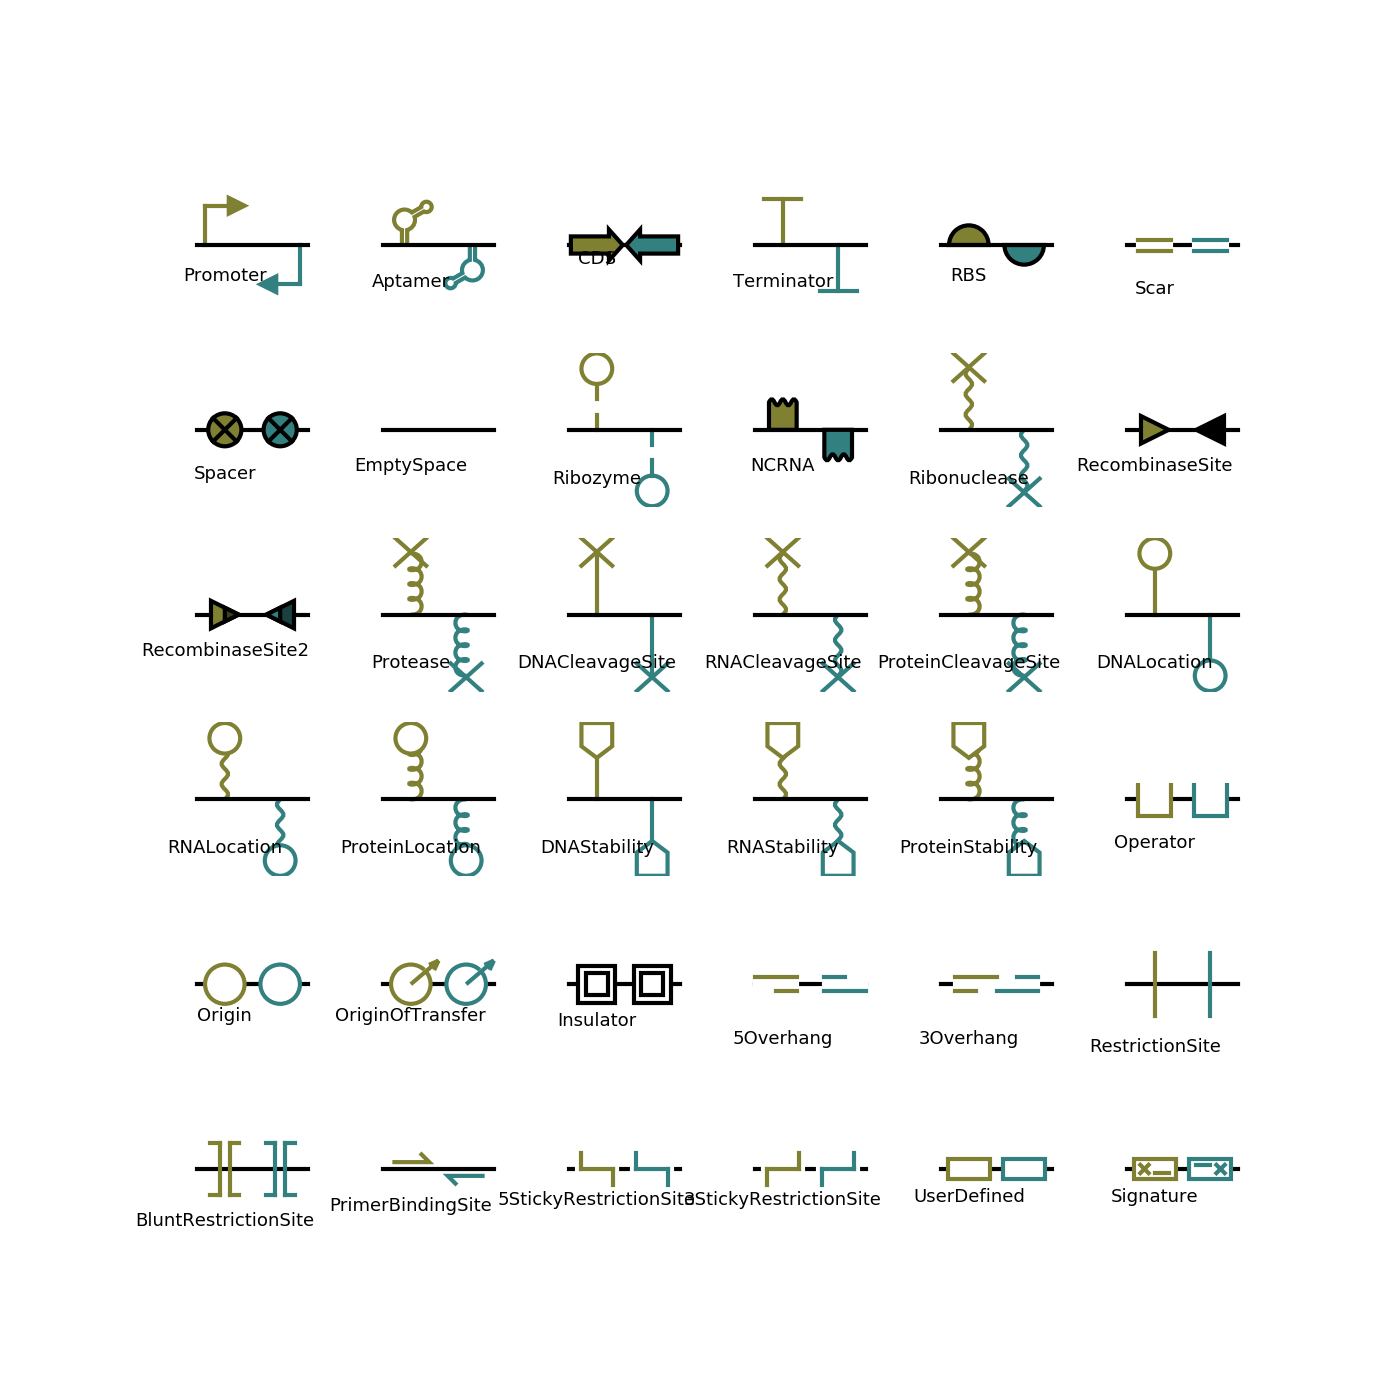

Write the Python code that produced this figure.
#import sys
import dnaplotlib as dpl
import matplotlib.pyplot as plt
#import matplotlib.transforms as mtransforms
#import matplotlib.patches as mpatch
#from matplotlib.patches import FancyBboxPatch
import numpy as np

dnaline = 3
dr = dpl.DNARenderer(scale = 5,linewidth=dnaline)
part_renderers = dr.SBOL_part_renderers()
parts = part_renderers.keys()
dontrender = ['StemTop']
fig1 = plt.figure(figsize=(14,14))
faxes = fig1.subplots(ncols=6,nrows=6)
raxes = np.ravel(faxes)
#print(raxes)
raxind = 0
for part in parts:
    if(part in dontrender):
        continue
    ax = raxes[raxind]
    raxind+=1
    #plt.Figure(figsize=(.1,.1))
    #ax = plt.gca()
    design = [{'type':part, 'name':'test', 'fwd':True,\
               'opts':{'label':part,'label_size':13,'label_y_offset':-8,'color':(.5,.5,.2)}},
             {'type':part, 'name':'testr', 'fwd':False,'opts':{'color':(.2,.5,.5)}}]
    start,end = dr.renderDNA(ax,design,part_renderers)
    ax.axis('off')
    xdist = end-start
    delta = xdist*.2
    start-=delta
    end+=delta
    newxdist = end-start
    ax.set_xlim([start,end])

    ax.set_ylim([-newxdist/2,newxdist/2])
plt.savefig("actually_all_parts.png")
